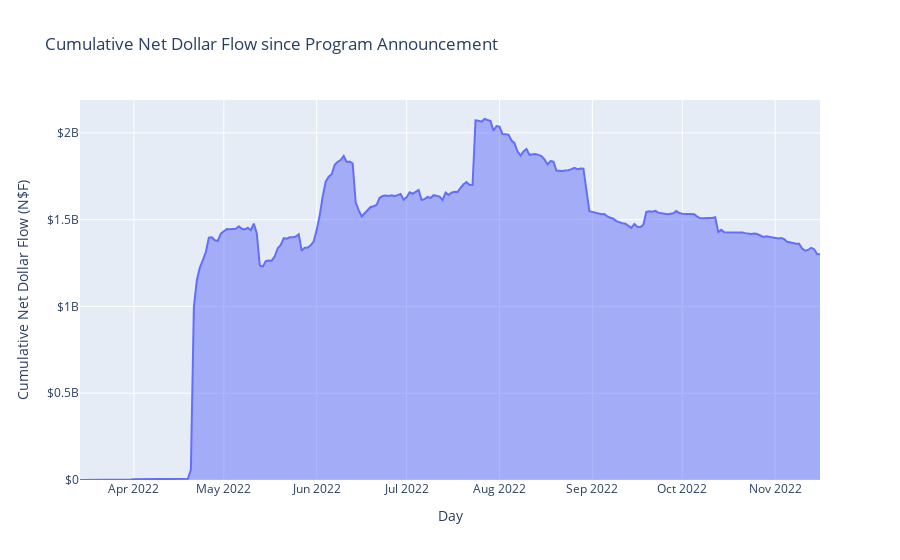
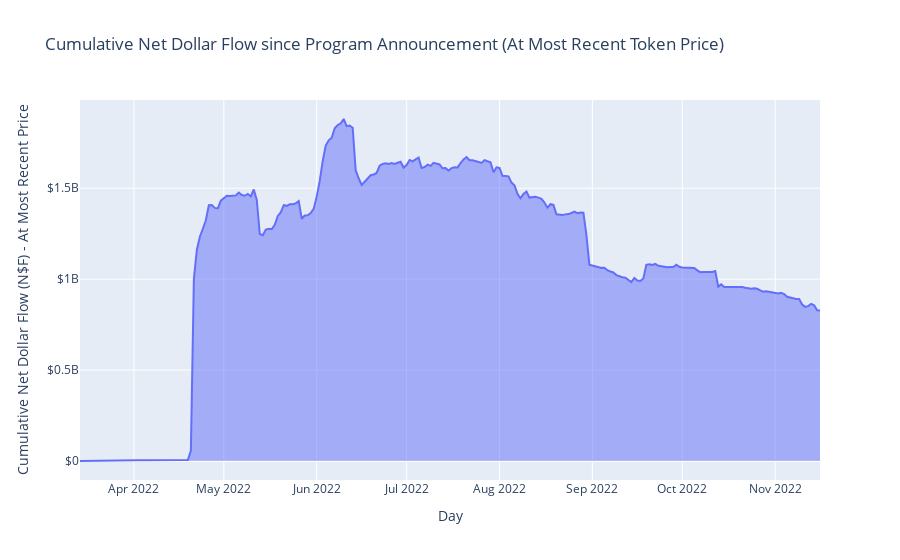

Notebook source saved alongside these figures, in order:
### Code cell
fig = px.line(netdf_df, x="date", y="net_dollar_flow", color="protocol", \
             title="Daily Net Dollar Flow since Program Announcement",\
            labels={
                     "date": "Day",
                     "net_dollar_flow": "Net Dollar Flow (N$F)"
                 }
            )
fig.update_layout(
    legend_title="App Name"
)
fig.update_layout(yaxis_tickprefix = '$')
fig.write_image(prepend + "img_outputs/svg/daily_ndf.svg")
fig.write_image(prepend + "img_outputs/png/daily_ndf.png")
fig.write_html(prepend + "img_outputs/daily_ndf.html", include_plotlyjs='cdn')

# cumul_fig = px.area(netdf_df, x="date", y="cumul_net_dollar_flow", color="protocol", \
#              title="Cumulative Dollar Flow since Program Announcement",\
#                    labels={
#                      "date": "Day",
#                      "cumul_net_dollar_flow": "Cumulative Net Dollar Flow (N$F)"
#                  }
#             ,areamode='group')
# cumul_fig.update_layout(yaxis_tickprefix = '$')
# cumul_fig.show()


cumul_fig = go.Figure()
proto_names = netdf_df['protocol'].drop_duplicates()
print(proto_names)
for p in proto_names:
    cumul_fig.add_trace(go.Scatter(x=netdf_df[netdf_df['protocol'] == p]['date'] \
                                   , y=netdf_df[netdf_df['protocol'] == p]['cumul_net_dollar_flow'] \
                                    ,name = p\
                                  ,fill='tozeroy')) # fill down to xaxis

cumul_fig.update_layout(yaxis_tickprefix = '$')
cumul_fig.update_layout(
    title="Cumulative Net Dollar Flow since Program Announcement",
    xaxis_title="Day",
    yaxis_title="Cumulative Net Dollar Flow (N$F)",
    legend_title="App Name",
#     color_discrete_map=px.colors.qualitative.G10
)
# cumul_fig.write_image(prepend + "img_outputs/svg/cumul_ndf.svg") #prepend + 
# cumul_fig.write_image(prepend + "img_outputs/png/cumul_ndf.png") #prepend + 
# cumul_fig.write_html(prepend + "img_outputs/cumul_ndf.html", include_plotlyjs='cdn')
cumul_fig.show()

fig_last = go.Figure()
proto_names = netdf_df['protocol'].drop_duplicates()
# print(proto_names)
for p in proto_names:
    fig_last.add_trace(go.Scatter(x=netdf_df[netdf_df['protocol'] == p]['date'] \
                                   , y=netdf_df[netdf_df['protocol'] == p]['cumul_last_price_net_dollar_flow'] \
                                    ,name = p\
                                  ,fill='tozeroy')) # fill down to xaxis

fig_last.update_layout(yaxis_tickprefix = '$')
fig_last.update_layout(
    title="Cumulative Net Dollar Flow since Program Announcement (At Most Recent Token Price)",
    xaxis_title="Day",
    yaxis_title="Cumulative Net Dollar Flow (N$F) - At Most Recent Price",
    legend_title="App Name",
#     color_discrete_map=px.colors.qualitative.G10
)
# fig_last.write_image(prepend + "img_outputs/svg/cumul_ndf_last_price.svg")
# fig_last.write_image(prepend + "img_outputs/png/cumul_ndf_last_price.png")
# fig_last.write_html(prepend + "img_outputs/cumul_ndf_last_price.html", include_plotlyjs='cdn')
# cumul_fig.show()

### Figure 1 — Plotly figure (JSON) as saved in the notebook; plotly's stock layout.template omitted (floating-point values rounded to 4 significant figures; data arrays with more than 128 entries replaced by an {"elided": "..."} marker saying what was removed)
{"data": [{"fill": "tozeroy", "name": "aave-v3", "type": "scatter", "x": {"elided": "248 str values"}, "y": {"elided": "248 float values"}}], "layout": {"legend": {"title": {"text": "App Name"}}, "title": {"text": "Cumulative Net Dollar Flow since Program Announcement"}, "xaxis": {"title": {"text": "Day"}}, "yaxis": {"tickprefix": "$", "title": {"text": "Cumulative Net Dollar Flow (N$F)"}}}}

### Figure 2 — Plotly figure (JSON) as saved in the notebook; plotly's stock layout.template omitted (floating-point values rounded to 4 significant figures; data arrays with more than 128 entries replaced by an {"elided": "..."} marker saying what was removed)
{"data": [{"fill": "tozeroy", "name": "aave-v3", "type": "scatter", "x": {"elided": "248 str values"}, "y": {"elided": "248 float values"}}], "layout": {"legend": {"title": {"text": "App Name"}}, "title": {"text": "Cumulative Net Dollar Flow since Program Announcement (At Most Recent Token Price)"}, "xaxis": {"title": {"text": "Day"}}, "yaxis": {"tickprefix": "$", "title": {"text": "Cumulative Net Dollar Flow (N$F) - At Most Recent Price"}}}}
